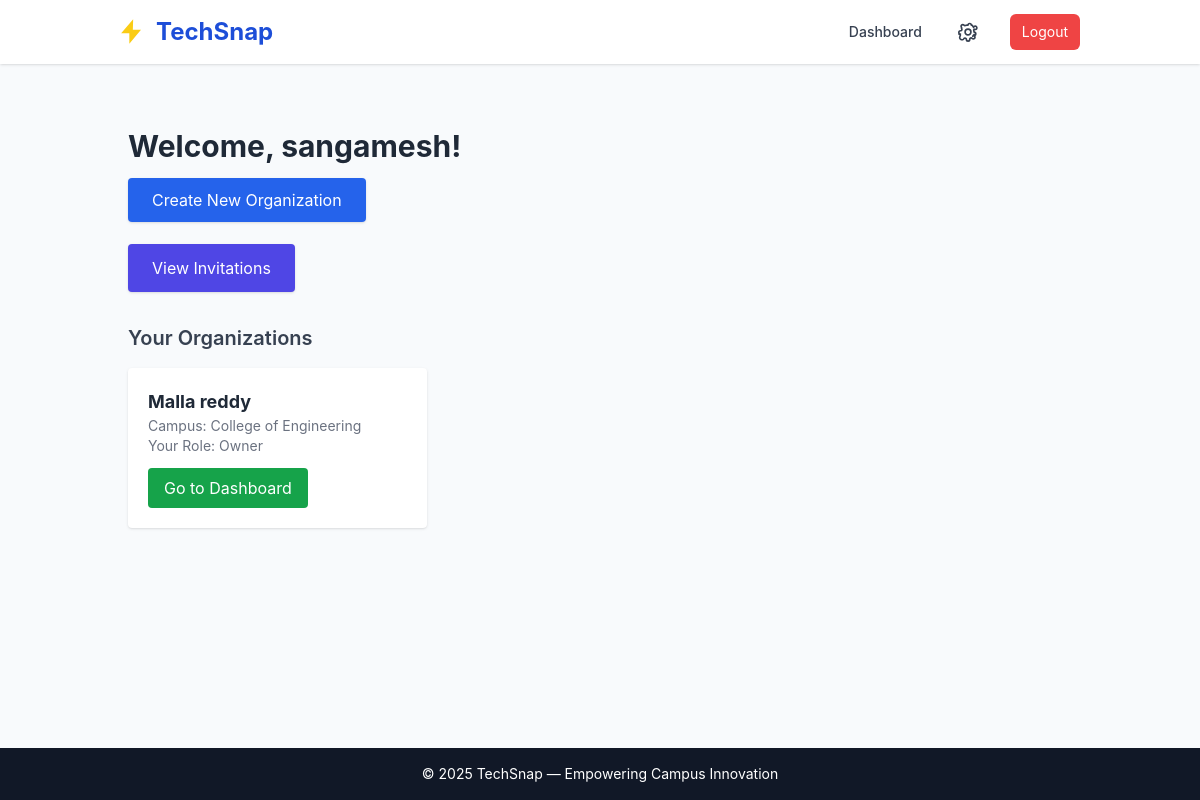
/accounts/choose/ (signed in), run on an earlier commit of the app's database.
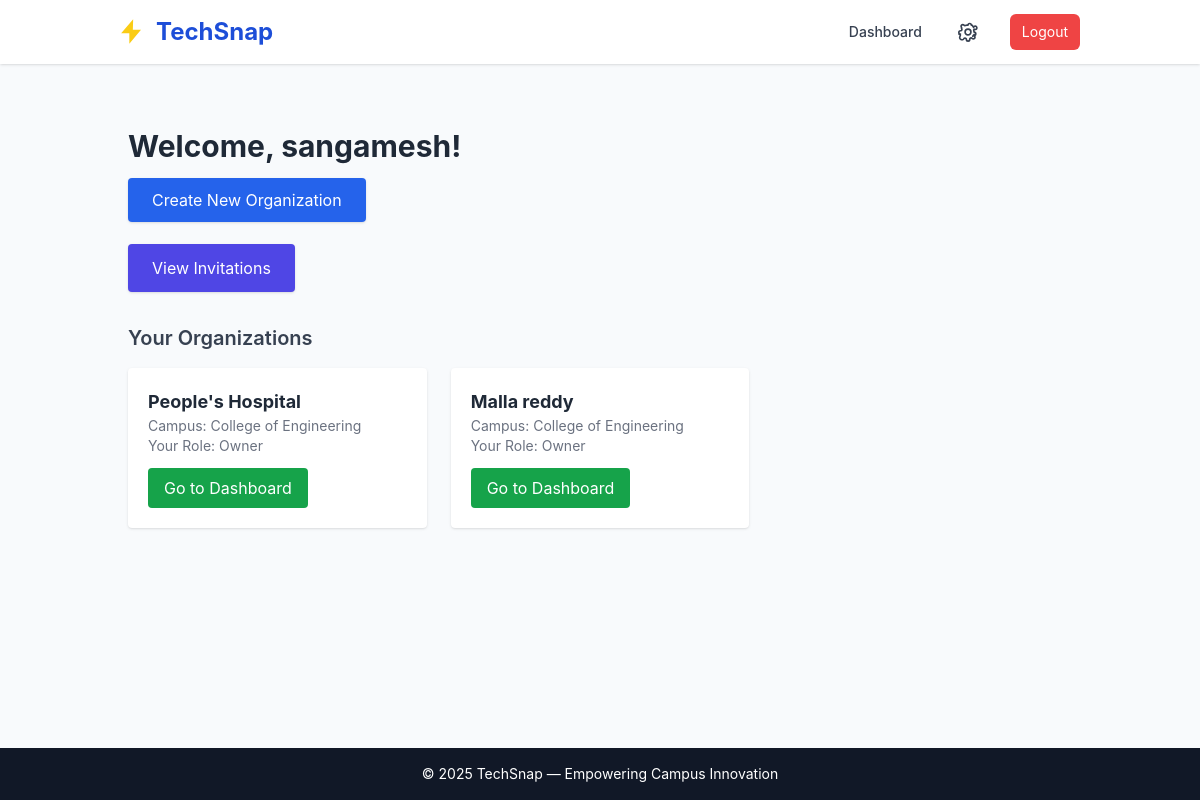
And on a later commit of the database.
### organizations/models.py (models this page shows, shortened)
class Membership(models.Model):
    user = models.ForeignKey(
        settings.AUTH_USER_MODEL, on_delete=models.CASCADE, related_name="memberships"
    )
    org = models.ForeignKey(Organization, on_delete=models.CASCADE, related_name="memberships")
    role = models.CharField(max_length=20, choices=ROLE_CHOICES, default=ROLE_MEMBER)
    is_active = models.BooleanField(default=True)
    joined_at = models.DateTimeField(auto_now_add=True)
    class Meta:
        unique_together = ("user", "org")
        ordering = ["-joined_at"]

class Organization(models.Model):
    uuid = models.UUIDField(default=uuid.uuid4, editable=False, unique=True)
    name = models.CharField(max_length=255)
    campus = models.CharField(max_length=255, blank=True, null=True)  # Mallareddy campus etc.
    created_by = models.ForeignKey(
        settings.AUTH_USER_MODEL,
        on_delete=models.SET_NULL,
        null=True,
        related_name="created_organizations",
    )
    created_at = models.DateTimeField(auto_now_add=True)
    updated_at = models.DateTimeField(auto_now=True)
    class Meta:
        ordering = ["-created_at"]

### accounts/views.py (the view)
# urls.py: path('choose/', views.choose_action, name='choose_action'),
@login_required
def choose_action(request):
    memberships = Membership.objects.filter(
        user=request.user,
        is_active=True
    ).select_related("org")
    has_organizations = memberships.exists()
    context = {
        "memberships": memberships,
        "has_organizations": has_organizations,
    }
    return render(request, "accounts/choose_action.html", context)

### templates/accounts/choose_action.html
{% extends "base.html" %}
{% load static %}
{% block content %}
<div class="container mx-auto px-4 py-10">
    <h2 class="text-3xl font-bold mb-6 text-gray-800">Welcome, {{ request.user.first_name }}!</h2>
    <div class="mb-8">
        <a href="{% url 'organizations:create' %}"
           class="bg-blue-600 hover:bg-blue-700 text-white px-6 py-3 rounded shadow">
           Create New Organization
        </a>
    </div>
    <button onclick="location.href='{% url 'accounts:invitations' %}'"
            class="bg-indigo-600 hover:bg-indigo-700 text-white px-6 py-3 rounded shadow mb-8">
        View Invitations
    </button>
    {% if memberships %}
        <h3 class="text-xl font-semibold mb-4 text-gray-700">Your Organizations</h3>
        <div class="grid grid-cols-1 md:grid-cols-2 lg:grid-cols-3 gap-6">
            {% for membership in memberships %}
            <div class="bg-white p-5 rounded shadow hover:shadow-lg transition">
                <h4 class="font-bold text-lg text-gray-800">{{ membership.org.name }}</h4>
                <p class="text-sm text-gray-500">Campus: {{ membership.org.campus|default:"-" }}</p>
                <p class="text-sm text-gray-500">Your Role: {{ membership.get_role_display }}</p>
                <a href="{% url 'organizations:dashboard' membership.org.uuid %}"
                   class="mt-3 inline-block bg-green-600 hover:bg-green-700 text-white px-4 py-2 rounded">
                   Go to Dashboard
                </a>
            </div>
            {% endfor %}
        </div>
    {% else %}
        <p class="text-gray-500">You are not part of any organization yet.</p>
    {% endif %}
</div>
{% endblock %}

What changed in the data, as far as the page shows it:
added Membership: org.name "People's Hospital", org.campus "College of Engineering", role "Owner"
